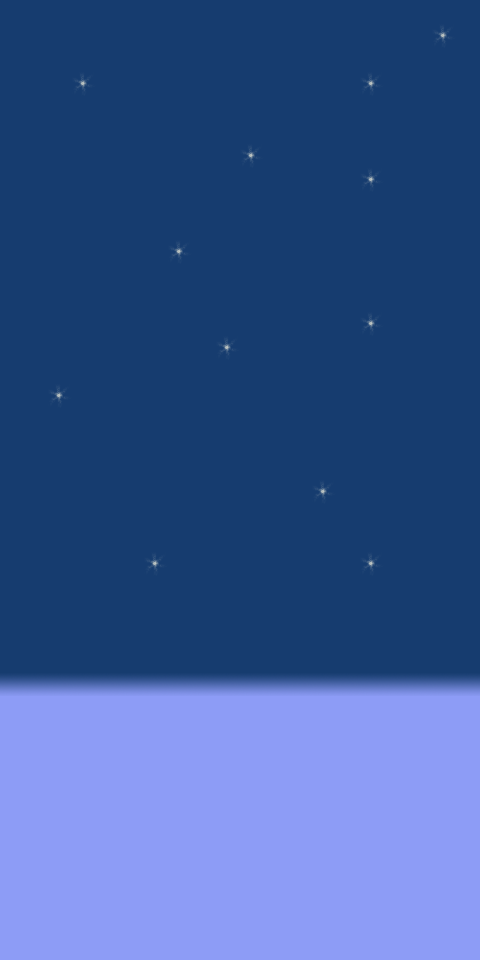

A level layout from a 2D game, rendered from its tile map. Below: a short description, then the map file with tile-grid data replaced by summaries:
An orthogonal 20x40 tile map with 24x24 px tiles, 1 tile layer (Слой тайлов 1).

<map version="1.0" orientation="orthogonal" width="20" height="40" tilewidth="24" tileheight="24">
 <tileset firstgid="1" name="bgmap" tilewidth="24" tileheight="24">
  <image source="bgmap.png" width="72" height="48" />
 </tileset>
 <layer name="Слой тайлов 1" width="20" height="40">
  <data>[800 cells, 800 non-empty, 4 distinct tile ids]</data>
 </layer>
</map>
